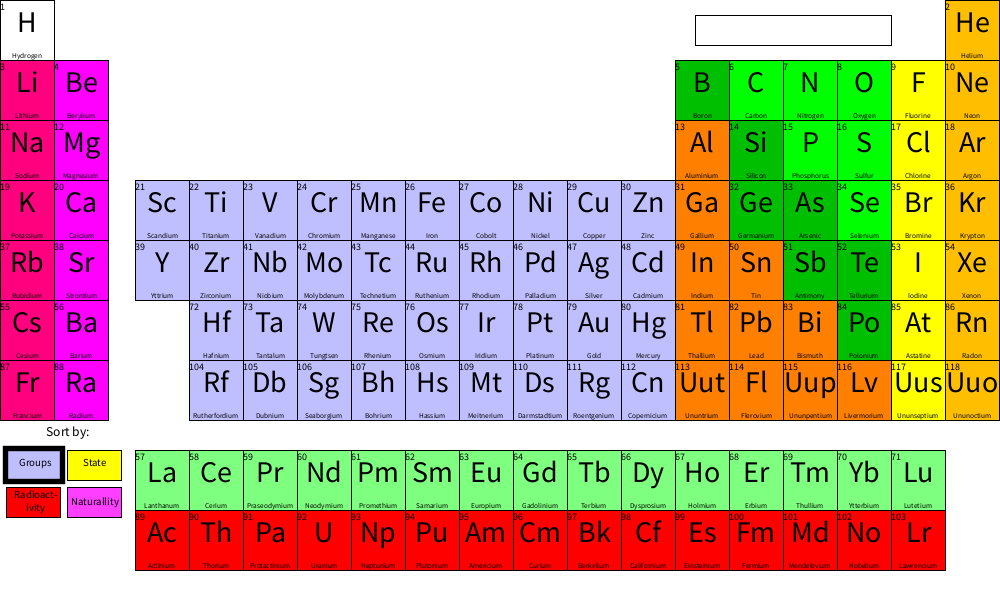
Frame 1 (no input)
Frame 60 (the mouse pressed at the canvas centre just before this capture): identical to frame 1, image omitted
Frame 120 (the mouse held since frame 60 and released just before this capture): identical to frame 1, image omitted

The Processing sketch that drew this single still picture (run headless with seeded random() and noise(); from frame 60 on, the mouse is pressed at the canvas centre):

// Processing sketch: processing_97345
// ── processing_97345.pde

Elements ele; String typedText = ""; boolean pp = false;

void setup() {
  size(1000,600);
  ele = new Elements();
}

void draw() {
  background(255); ele.display(); if(!keyPressed) { pp = false; }
}

void keyReleased() { if(!pp) { if (key != CODED) { switch(key) { case BACKSPACE: typedText = typedText.substring(0,max(0,typedText.length()-1));
      break; case TAB: case ENTER: case RETURN: case ESC: case DELETE: break; default: char s = key;
      if(int(key)<91&&int(key)>64) { s = char(int(key) +32); } if(typedText.length()<13) { typedText += s; }}} pp = true;
  }
}

class Elements {
  float sx; float sy; int ne = 118; int o = 1;
  String[] n = new String[ne]; String[] s = new String[ne]; String[] l = new String[ne]; String[] m = new String[ne];
  String[] r = new String[ne]; String[] p = new String[ne]; String[] u = new String[ne];
  color[] t = new color[ne]; PVector[] at = new PVector[ne];
  Elements() { sx = width/37; sy = height/20; t[0] = color(255); for(int i=2;i<19;i+=8) { t[i] = color(255,0,127); t[i+1] = color(255,0,255); }
    t[36] = color(255,0,127); t[37] = color(255,0,255); for(int i=54;i<87;i+=32) { t[i] = color(255,0,127); t[i+1] = color(255,0,255); }
    t[20] = color(191,191,255); t[38] = color(191,191,255); for(int i=21;i<30;i++) { t[i] = color(191,191,255); t[i+18] = color(191,191,255);
    t[i+50] = color(191,191,255); t[i+83] = color(191,191,255); } for(int i=56;i<71;i++) { t[i] = color(127,255,127); t[i+32] = color(255,0,0); }
    t[4]=color(0,191,0);t[13]=color(0,191,0);t[31]=color(0,191,0);t[32]=color(0,191,0);t[50]=color(0,191,0);t[51]=color(0,191,0);t[83]=color(0,191,0);
    t[5]=color(0,255,0);t[6]=color(0,255,0);t[7]=color(0,255,0);t[14]=color(0,255,0);t[15]=color(0,255,0);t[33]=color(0,255,0);t[12]=color(255,127,0);
    t[30]=color(255,127,0);t[48]=color(255,127,0);t[49]=color(255,127,0);t[80]=color(255,127,0);t[81]=color(255,127,0);t[82]=color(255,127,0);
    for(int i=112;i<116;i++) { t[i]=color(255,127,0); } t[8]=color(255,255,0);t[16]=color(255,255,0);t[34]=color(255,255,0);t[52]=color(255,255,0);
    t[84]=color(255,255,0);t[116]=color(255,255,0);t[1]=color(255,191,0);t[9]=color(255,191,0);t[17]=color(255,191,0);t[35]=color(255,191,0);
    t[53]=color(255,191,0);t[85]=color(255,191,0);t[117]=color(255,191,0);t[103]=color(191,191,255);
    at[0] = new PVector(0, 0); at[1] = new PVector(sx*35, 0); at[2] = new PVector(0, sy*2); at[3] = new PVector(sx*2, sy*2);
    at[4] = new PVector(sx*25, sy*2); at[5] = new PVector(sx*27, sy*2); at[6] = new PVector(sx*29, sy*2); at[7] = new PVector(sx*31, sy*2);
    at[8] = new PVector(sx*33, sy*2); at[9] = new PVector(sx*35, sy*2); at[10] = new PVector(0, sy*4); at[11] = new PVector(sx*2, sy*4);
    at[12] = new PVector(sx*25, sy*4); at[13] = new PVector(sx*27, sy*4); at[14] = new PVector(sx*29, sy*4); at[15] = new PVector(sx*31, sy*4);
    at[16] = new PVector(sx*33, sy*4); at[17] = new PVector(sx*35, sy*4); at[18] = new PVector(0, sy*6); at[19] = new PVector(sx*2, sy*6);
    at[36] = new PVector(0, sy*8); at[37] = new PVector(sx*2, sy*8); for(int i = 5; i < 37; i += 2) { at[(i+1)/2+17] = new PVector(sx*i, sy*6);
    at[(i+1)/2+35] = new PVector(sx*i, sy*8); } at[54] = new PVector(0, sy*10); at[55] = new PVector(sx*2, sy*10); at[86] = new PVector(0, sy*12);
    at[87] = new PVector(sx*2, sy*12); for(int i=5;i<35;i+=2) { at[(i+1)/2+53] = new PVector(sx*i, sy*15); at[(i+1)/2+85] = new PVector(sx*i, sy*17);
    } for(int i = 7; i < 37; i += 2) { at[(i+1)/2+67] = new PVector(sx*i, sy*10); at[(i+1)/2+99] = new PVector(sx*i, sy*12); }
    s[0]="H";s[1]="He";s[2]="Li";s[3]="Be";s[4]="B";s[5]="C";s[6]="N";s[7]="O";s[8]="F";s[9]="Ne";s[10]="Na";s[11]="Mg";s[12]="Al";s[13]="Si";
    s[14]="P";s[15]="S";s[16]="Cl";s[17]="Ar";s[18]="K";s[19]="Ca";s[20]="Sc";s[21]="Ti";s[22]="V";s[23]="Cr";s[24]="Mn";s[25]="Fe";s[26]="Co";
    s[27]="Ni";s[28]="Cu";s[29]="Zn";s[30]="Ga";s[31]="Ge";s[32]="As";s[33]="Se";s[34]="Br";s[35]="Kr";s[36]="Rb";s[37]="Sr";s[38]="Y";s[39]="Zr";
    s[40]="Nb";s[41]="Mo";s[42]="Tc";s[43]="Ru";s[44]="Rh";s[45]="Pd";s[46]="Ag";s[47]="Cd";s[48]="In";s[49]="Sn";s[50]="Sb";s[51]="Te";s[52]="I";
    s[53]="Xe";s[54]="Cs";s[55]="Ba";s[56]="La";s[57]="Ce";s[58]="Pr";s[59]="Nd";s[60]="Pm";s[61]="Sm";s[62]="Eu";s[63]="Gd";s[64]="Tb";s[65]="Dy";
    s[66]="Ho";s[67]="Er";s[68]="Tm";s[69]="Yb";s[70]="Lu";s[71]="Hf";s[72]="Ta";s[73]="W";s[74]="Re";s[75]="Os";s[76]="Ir";s[77]="Pt";s[78]="Au";
    s[79]="Hg";s[80]="Tl";s[81]="Pb";s[82]="Bi";s[83]="Po";s[84]="At";s[85]="Rn";s[86]="Fr";s[87]="Ra";s[88]="Ac";s[89]="Th";s[90]="Pa";s[91]="U";
    s[92]="Np";s[93]="Pu";s[94]="Am";s[95]="Cm";s[96]="Bk";s[97]="Cf";s[98]="Es";s[99]="Fm";s[100]="Md";s[101]="No";s[102]="Lr";s[103]="Rf";
    s[104]="Db";s[105]="Sg";s[106]="Bh";s[107]="Hs";s[108]="Mt";s[109]="Ds";s[110]="Rg";s[111]="Cn";s[112]="Uut";s[113]="Fl";s[114]="Uup";
    s[115]="Lv";s[116]="Uus";s[117]="Uuo";
    n[0]="Hydrogen";n[1]="Helium";n[2]="Lithium";n[3]="Berylium";n[4]="Boron";n[5]="Carbon";n[6]="Nitrogen";n[7]="Oxygen";n[8]="Fluorine";
    n[9]="Neon";n[10]="Sodium";n[11]="Magnesium";n[12]="Aluminium";n[13]="Silicon";n[14]="Phosphorus";n[15]="Sulfur";n[16]="Chlorine";n[17]="Argon";
    n[18]="Potassium";n[19]="Calcium";n[20]="Scandium";n[21]="Titanium";n[22]="Vanadium";n[23]="Chromium";n[24]="Manganese";n[25]="Iron";
    n[26]="Cobolt"; n[27]="Nickel";n[28]="Copper";n[29]="Zinc";n[30]="Gallium";n[31]="Germanium";n[32]="Arsenic";n[33]="Selenium";n[34]="Bromine";
    n[35]="Krypton";n[36]="Rubidium";n[37]="Strontium";n[38]="Yttrium";n[39]="Zirconium";n[40]="Niobium";n[41]="Molybdenum";n[42]="Technetium";
    n[43]="Ruthenium";n[44]="Rhodium";n[45]="Palladium";n[46]="Silver";n[47]="Cadmium";n[48]="Indium";n[49]="Tin";n[50]="Antimony";n[51]="Tellurium";
    n[52]="Iodine";n[53]="Xenon";n[54]="Cesium";n[55]="Barium"; n[56]="Lanthanum";n[57]="Cerium";n[58]="Praseodymium";n[59]="Neodymium";
    n[60]="Promethium";n[61]="Samarium";n[62]="Europium";n[63]="Gadolinium";n[64]="Terbium";n[65]="Dysprosium";n[66]="Holmium";n[67]="Erbium";
    n[68]="Thullium";n[69]="Ytterbium";n[70]="Lutetium";n[71]="Hafnium";n[72]="Tantalum";n[73]="Tungtsen";n[74]="Rhenium";n[75]="Osmium";
    n[76]="Iridium";n[77]="Platinum";n[78]="Gold";n[79]="Mercury";n[80]="Thallium";n[81]="Lead";n[82]="Bismuth";n[83]="Polonium";n[84]="Astatine";
    n[85]="Radon";n[86]="Francium";n[87]="Radium";n[88]="Actinium";n[89]="Thorium";n[90]="Protactinium";n[91]="Uranium";n[92]="Neptunium";
    n[93]="Plutonium";n[94]="Americium";n[95]="Curium";n[96]="Berkelium";n[97]="Californium";n[98]="Einsteinium";n[99]="Fermium";n[100]="Mendelevium";
    n[101]="Nobelium";n[102]="Lawrencium";n[103]="Rutherfordium";n[104]="Dubnium";n[105]="Seaborgium";n[106]="Bohrium";n[107]="Hassium";
    n[108]="Meitnerium";n[109]="Darmstadtium";n[110]="Roentgenium";n[111]="Copernicium";n[112]="Ununtrium";n[113]="Flerovium";n[114]="Ununpentium";
    n[115]="Livermorium";n[116]="Ununseptium";n[117]="Ununoctium";
    for(int i = 0; i < 42; i++) { r[i]="stable | safe"; } for(int i = 43; i < 60; i++) { r[i]="stable | safe"; } for(int i = 61; i < 82; i++) {
    r[i]="stable | safe"; } r[42]="long half-life | safe";r[82]="long half-life | safe";r[89]="long half-life | safe";r[95]="long half-life | safe";
    for(int i = 91; i < 94; i++) { r[i]="long half-life | safe"; } r[87]="half-life over 500 years | low health hazard";
    r[90]="half-life over 500 years | low health hazard";r[94]="half-life over 500 years | low health hazard";
    r[96]="half-life over 500 years | low health hazard";r[97]="half-life over 500 years | low health hazard";
    r[83]="half-life over 500 years | low health hazard";r[60]="half-life over 1 day | potential high health risk";
    r[85]="half-life over 1 day | potential high health risk";r[88]="half-life over 1 day | potential high health risk";
    r[98]="half-life over 1 day | potential high health risk";r[99]="half-life over 1 day | potential high health risk";
    r[100]="half-life over 1 day | potential high health risk";r[104]="half-life over 1 day | potential high health risk";
    r[84]="half-life over a few minutes | severe health risks";r[86]="half-life over a few minutes | severe health risks";
    for(int i = 101; i < 104; i++) { r[i]="half-life over a few minutes | severe health risks";
    r[i+5]="half-life over a few minutes | severe health risks";r[i+9]="half-life over a few minutes | severe health risks"; }
    r[105]="half-life over a few minutes | severe health risks";r[109]="half-life < 1minute | deadly unless lab contained";
    for(int i = 113; i < 118; i++) { r[i]="half-life < 1minute | deadly unless lab contained"; }
    for(int i = 0; i < 42; i++) { p[i]="natural, stable"; } for(int i = 43; i < 60; i++) { p[i]="natural, stable"; } for(int i = 61; i < 82; i++) {
    p[i]="natural, stable"; } p[82]="natural (industrially extractable), radioactive";p[89]="natural (industrially extractable), radioactive";
    p[91]="natural (industrially extractable), radioactive";p[42]="temporarily natural, radioactive";p[60]="temporarily natural, radioactive";
    p[90]="temporarily natural, radioactive"; for(int i = 83; i < 89; i++) { p[i]="temporarily natural, radioactive";
    p[i+9]="temporarily natural, radioactive"; } for(int i = 98; i < 118; i++) { p[i]="purely synthetic, radioactive"; }
    l[0]="gas";l[1]="gas";l[6]="gas";l[7]="gas";l[8]="gas";l[9]="gas";l[16]="gas";l[17]="gas";l[35]="gas";l[53]="gas";l[85]="gas";l[34]="liquid";
    l[79]="liquid";for(int i = 0; i < ne; i++) { if(l[i]!="gas" && l[i]!="liquid") { l[i]="solid"; }}
    m[0]="1.0079";m[1]="4.0026";m[2]="6.941";m[3]="9.0122";m[4]="10.811";m[5]="12.011";m[6]="14.007";m[7]="15.999";m[8]="18.998";m[9]="20.180";
    m[10]="22.990";m[11]="24.305";m[12]="26.982";m[13]="28.086";m[14]="30.974";m[15]="32.065";m[16]="35.453";m[17]="39.948";m[18]="39.098";m[19]="40.078";
    m[20]="44.956";m[21]="47.867";m[22]="50.942";m[23]="51.996";m[24]="54.938";m[25]="55.845";m[26]="58.933";m[27]="58.693";m[28]="63.546";m[29]="65.39";
    m[30]="69.723";m[31]="72.61";m[32]="74.922";m[33]="78.96";m[34]="79.904";m[35]="83.80";m[36]="85.468";m[37]="87.62";m[38]="88.906";m[39]="91.224";
    m[40]="92.906";m[41]="95.94";m[42]="[98]";m[43]="101.07";m[44]="102.91";m[45]="106.42";m[46]="107.87";m[47]="112.41";m[48]="114.82";m[49]="118.71";
    m[50]="121.76";m[51]="127.60";m[52]="126.90";m[53]="131.29";m[54]="132.91";m[55]="137.33";m[56]="138.91";m[57]="140.12";m[58]="140.91";m[59]="144.24";
    m[60]="[145]";m[61]="150.36";m[62]="151.96";m[63]="157.25";m[64]="158.93";m[65]="162.50";m[66]="164.93";m[67]="167.26";m[68]="168.93";m[69]="173.04";
    m[70]="174.97";m[71]="178.49";m[72]="180.95";m[73]="183.84";m[74]="186.21";m[75]="190.23";m[76]="192.22";m[77]="195.08";m[78]="196.97";m[79]="200.59";
    m[80]="204.38";m[81]="207.2";m[82]="208.98";m[83]="[209]";m[84]="[210]";m[85]="[222]";m[86]="[223]";m[87]="[226]";m[88]="[227]";m[89]="232.04";
    m[90]="231.04";m[91]="238.03";m[92]="[237]";m[93]="[244]";m[94]="[243]";m[95]="[247]";m[96]="[247]";m[97]="[251]";m[98]="[252]";m[99]="[257]";
    m[100]="[258]";m[101]="[259]";m[102]="[262]";m[103]="[261]";m[104]="[262]";m[105]="[266]";m[106]="[264]";m[107]="[269]";m[108]="[268]";m[109]="[271]";
    m[110]="[272]";m[111]="[277]";m[112]="unknown";m[113]="[289]";m[114]="unknown";m[115]="[298]";m[116]="unknown";m[117]="unknown";
    u[0]="90% of atoms in the universe and the lightest element. The main part of nuclear fusion, the sun and stars & life's organic molecules.";
    u[1]="Inert gas that is the result from nuclear fusion in stars. Used in balloons, lasers & supercold refrigerant.";
    u[2]="The lightest metal. Used in lightweight alloys, batteries, impact-resistant ceramic cookware & mood stabilizer.";
    u[3]="A lightweight metal. Used in non-sparking alloys, aerospace, X-ray windows, emeralds, and aquamarines.";
    u[4]="A hard, black solid. Used in borax soap, fertilizer, stiff fibers, sports equipment (golf clubs, tennis rackets, skis) & semiconductors.";
    u[5]="Can become different forms from graphite to diamond. Found in life's organic molecules animals, plants, paper, cloth, plastic, coal & oil.";
    u[6]="78% of the atmosphere's air. Found in proteins, muscles, DNA, ammonia, fertilizer, explosives(TNT) & refrgerants.";
    u[7]="21% of air and 65% of the human body. Found in organic molecules, blood, breath, fire, minerals, oxides & half of the earth's crust.";
    u[8]="A yellowish poison, the most reactive element. It's anion is fluoride, which is used in toothpaste & no-stick cookware";
    u[9]="An inert gas. Used in orange-red neon tubes and lights, lasers and supercold refrigerant,";
    u[10]="A soft, reactive metal. Found in salt (NaCl), nerves, baking soda, antacids, lye, soap, soda ash, glass, papermaking & street lamps.";
    u[11]="A lightweight metal. Found in chlorophyll (green plants), talc, basalt, aluminium alloys, cars, planes, bikes, flares, sparklers & antacids.";
    u[12]="A lightweight non-corroding metal. Used in common metal, cans, foil, machinery, cars, planes, bikes, granite, clay, ceramics, & gems.";
    u[13]="A hard metalloid. Found in quartz, granite, sand, soil, clay, ceramics, glass, algae, diatoms, semicoductors & computer chips.";
    u[14]="A glowing white waxy solid (also in red & black forms). Found in bones, DNA, ATP, fertilizer, acids, detergents & matches.";
    u[15]="A brittle yellow solid. Found in skin, hair, egg yolks, onions, garlic, skunks, hot springs, volcanoes, rubber, acids & papermaking.";
    u[16]="A greenish poisonous gas. Found in salt (NaCl), bleach, stomach acid, disinfectant, drinking water, Swimming pools & PVC plastic.";
    u[17]="1% of air & the most abundant inert gas on earth. Found in light bulbs, \"neon\" tubes, lasers & welding gas.";
    u[18]="A soft, reactive metal (first named 'Kalium'[K]). Found in salts, nerves, nutrient in fruits a vegetables, soap, fertilizer & gunpowder.";
    u[19]="A soft metal. Found in bones, teeth, milk, leaves, vegetables, shells, coral, limestone, chalk, gypsum, plaster, mortar, cement & marble.";
    u[20]="A soft, lightweight metal. Used to make aluminum alloys, racing bikes, stadium lamps, furnace bricks & aquamarines.";
    u[21]="The strongest lightweight metal & heat resistant. Used for aerospace, racing bikes, artificial joints, white paint & blue sapphires.";
    u[22]="A hard metal. Found in strong, resilient steel, structures, vehicles, springs, driveshafts, tools, aerospace & violet sapphires.";
    u[23]="A hard, shiny metal. Found in stainless steel (Fe-Cr-Ni), kitchenware, nichrome heaters, paints, recording tape, emeralds & rubies.";
    u[24]="A hard metal. Found in hard, tough steel, earthmovers, rock crushers, rails, plows, axes, batteries, fertilizer & amethysts.";
    u[25]="A medium-hard magnetic metal (first named 'Ferrum'[Fe]). Found in steel alloys, structures, vehicles, magnets, Earth's core & blood.";
    u[26]="A hard magnetic metal. Found in strong steel, cutting tools, turbines, magnets (Al-Ni-Co), blue glass & vitamin B-12.";
    u[27]="A medium-hard magnetic metal. Found in stainless steel (Fe-Cr-Ni), kitchenware, nichrome heaters, coins, batteries & Earth's core.";
    u[28]="A coloured metal & an electricity + heat conductor. Found in wires, cookware, brass (Cu-Zn), bronze (Cu-Sn), coins & blue crab blood.";
    u[29]="A non-corroding metal. Used in galvanized stell, brass (Cu-Zn), batteries, white paint, phosphors in TVs and lamps & fertilizer.";
    u[30]="A soft metal, can melt on a hot day. Used in semiconductors, light-emitting diodes (LEDs) (GaAs), signal lights & infrared windows.";
    u[31]="A brittle metalloid. Used in semiconductors, transisters, rectifiers, diodes, photocells, lenses & infrared windows.";
    u[32]="A brittle metalloid. Used in poisons, semiconductors, light-emmitting diodes (LEDs) (GaAs), signal lights & tiny lasers.";
    u[33]="A brittle grey solid. Used in semiconductors, photocopiers, laser printers, photocells, red glass, dandruff shampoo & rubber.";
    u[34]="Dark red coloured and one of the 2 liquids. Used in disinfecrant, pools and spas, photo film, flame retardant & sedatives.";
    u[35]="An inert gas. Used in high-intensity lamps, headlights, flashlights, lanterns, \"neon\" tubes & lasers.";
    u[36]="A soft, reactive metal. Used in atomic clocks & global navigation (global positioning system or GPS).";
    u[37]="A soft metal. Found in red fireworks, flares, phosphors, nuclear batteries, medical diagnostic tracers & nuclear fallout.";
    u[38]="A soft metal. Used in lasers (YAG, YLF), furnace bricks, high-temperature superconductors & phosphors in colour TVs.";
    u[39]="A non-corroding nuetron-resistant metal. Found in chemical pipelines, nuclear reactors, furnace bricks, abrasives and zircon gems.";
    u[40]="A high-melting-point non-corroding metal. Found in superconducters, magnetic levitation (mag-lev) trains & MRI magnets.";
    u[41]="A high-melting-point metal. Used in  hard steel, cutting tools, drill bits, armor plating, gun barrels & fertilizer.";
    u[42]="Radioactive, long-lived and the first human-made element. Only in traces on Earth, but found in stars. Used in x-ray machines.";
    u[43]="A non-corroding hard metal. Used in electric contacts, leaf switches, pen tips & hydrogen production. Also a catalyst.";
    u[44]="A non-corroding hard, shiny metal. Used in labware, reflectors, electric contacts & pollution control. Also a catalyst.";
    u[45]="A non-corroding hard metal that absorbs hydrogen. Used in labware, electric contacts, dentistry & pollution control. Also a catalyst.";
    u[46]="A soft shiny metal, the best electricity conductor (first named 'Argentum'[Ag]). Used in jewelry, silverware, coins, dentistry & photo film.";
    u[47]="A non-corroding soft, toxic metal. Used in electroplated steel, nicad batteries, red and yellow paints & fire sprinklers.";
    u[48]="A soft metal. Used in glass coatings, liquid crystal displays (LCD) (think calculator screens), semiconductors, diodes & photocells.";
    u[49]="A non-corroding soft metal (first named 'Stanum'[Sn]). Used in plated cans, bronze (Cu-Sn), glassmaking and fire sprinklers.";
    u[50]="A brittle metaloid (first named 'Stibium'[Sb]). Used in lead hardener, batteries, emetics (for vomitting), photocells & flame retardant.";
    u[51]="A brittle metaloid. Used in alloys, semiconductors, photocopiers, computer disks & thermo-electric coolers and generaters.";
    u[52]="A violet-black solid. Used in disinfectant for wounds and drinking water, add to salt to prevent thyroid disease & photofilm.";
    u[53]="An inert gas. Used in high-intensity lamps, headlights, stadium lamps, projectors, strobes, lasers & ion engines on spacecraft.";
    u[54]="A soft, reactive metal, can melt on a hot day, has the largest stable atoms. Used in atomic clocks & global positioning systems (GPS).";
    u[55]="A soft metal that absorbs x-rays. Used in stomach x-ray contrast enhancers, green fireworks & whitener and filler for paper.";
    u[56]="A soft metal, the start of the lanthanides. Used in optical glass, telescope eyepeices, camera lenses, lighter flints & arc lamps.";
    u[57]="A soft metal, the most abundant rare Earth metal. Used in arc lamps, gas lamp mantles, self-cleaning ovens & glass polishing.";
    u[58]="A soft metal. Used in torchworks' didymium eyeglasses, light flints, arc lamps, magnets & yellow glass.";
    u[59]="A soft metal. Used in strong magnets (Nd-Fe-B), electric motors, speakers and headphones, lasers & lighter flints.";
    u[60]="A radioactive, long-lived metal. Mostly man-made, only small traces in nature. Used in luminous dials & sheet thickness gauges.";
    u[61]="A soft metal. Used in magnets (Sm-Co), electric motors, speakers and headphones, infrared sensors & infrared-absorbing glass.";
    u[62]="A soft metal. Used in phosphors in colour TVs and trichromatic fluorescent lamps, luminous paint & lasers.";
    u[63]="A soft, magnetic metal and the best neutron absorber. Used in magnetic resonance imaging (MRI), phosphors & nuetron radiography.";
    u[64]="A soft metal. Used in phosphors in TVs and trichromatic lamps, computer disks & magnetostrictive materials (Fe-Dy-Tb).";
    u[65]="A soft metal. Used in nuclear control rods, MRI phosphors, computer disks & magnetostrictive materials (Fe-Dy-Tb).";
    u[66]="A soft metal. Used in infrared lasers, laser surgery, eye-safe laser rangefinders, computer disks and yellow glass filters.";
    u[67]="A soft metal. Used in fiber optic signal amplifiers, infrared lasers, laser surgery, pink glass, sunglasses and vanadium alloys.";
    u[68]="A soft metal, the rarest stable Earth metal. Used in infrared lasers, phosphors & laser surgery.";
    u[69]="A soft metal. Used in fiber optic signal amplifiers, infrared fiber lasers & stainless steel alloys.";
    u[70]="A soft metal, the densest & hardest rare Earth metal. Used in cancer-fighting photodunamic (light-activated) medicine.";
    u[71]="A non-corroding metal that absorbs neutrons. Used in nuclear reactor control rods in submarines & plasma torch electrodes.";
    u[72]="A high-melting-point non-corroding dense metal. Used in labware, surgical tools, artificial joints, capacitors & mobile phones.";
    u[73]="Has the highest melting-point of metals (first named 'Wolfram'[W]). Used in filaments, cutting tools, abrasives & thermocouples.";
    u[74]="A high-melting-point dense metal. Used in rocket engines, heater coils, laboratory filaments & electric contacts. Also a catalyst.";
    u[75]="A non-corroding high-melting point hard metal. It & Iridium are the densest elements. Used in pentips, needles & fingerprint powder.";
    u[76]="A non-corroding hard metal. It & Osmium are the densest elements. Used in labware, spark plug, pen tips & needles";
    u[77]="A non-corroding dense metal. Used in labware, spark plugs, pollution control, petroleum cracking & processing fats. Also a catalyst.";
    u[78]="A dense, non-tarnishing coloured metal & the most malleable element. Used in jewery, coins, ultra-thin gold leaf & electric contacts.";
    u[79]="A toxic metal, one of the 2 liquids. Used in thermometers, barometers, thermostats, street lamps, fluorescent lamps & dentistry.";
    u[80]="A soft, toxic metal. Used in low-melting-point mercury alloys, low-temperature thermometers, undersea lamps & photocells.";
    u[81]="A dense, toxic, non-corroding metal (first named 'Plumbum'[Pb]). Used in batteries, bullets, crystal glass & radiation shields.";
    u[82]="A low-melting-point brittle metal. Used in solders, fuses, fire sprinklers (plugs melt when hot) & cosmetics pigment.";
    u[83]="The first radioactive (and mostly long-lived) element found. Found in nature in small traces, antistatic brushes & tobacco.";
    u[84]="A short-lived radioactive element. Found in nature in small traces and cancer medicine.";
    u[85]="The only short-lived radioactive gas & an environmental hazard. Found in surgical implants for cancer treatment.";
    u[86]="A short-lived radioactive element with atoms larger than Cesium & are studied in laser atom traps. Small traces found in nature.";
    u[87]="A long-lived radioactive element. Found in luminous watches (now banned), medical radon production, radiography & radwaste.";
    u[88]="A long-lived radioactive element. Found in nature in small traces, cancer medicine, nuetron sources & radwaste.";
    u[89]="The most abundant radioactive element. Found in nuclear reactor fuel, gas lamp mantles, tungsten filaments & radwaste.";
    u[90]="A long-lived radioactive element. Found in nature in small traces & radwaste. No known use.";
    u[91]="A long-lived dense, radioactive element. Found in nuclear reactor fuel, nuclear weapons, counterweights & armor-piercing bullets.";
    u[92]="A long-lived radioactive element. Found in nature in small traces, neutron detectors, dosimeters, to-be nuclear weapons & radwaste.";
    u[93]="A long-lived radioactive element. Found in nature in small traces, nuclear reactor fuel, nuclear weapons & radwaste.";
    u[94]="A long-lived radioactive element, NEVER found in nature. Found in smoke detectors, sheet thickness gauges & radwaste.";
    u[95]="A long-lived radioactive element, NEVER found in nature. Found in scientific instruments, mineral analyzers & radwaste.";
    u[96]="A long-lived radioactive element, NEVER found in nature. Found in radwaste. No known use.";
    u[97]="A long-lived radioactive element, NEVER found in nature. Found in scientific instruments, mineral analyzers & radwaste.";
    u[98]="A short-lived radioactive element. NEVER found in nature. No known uses.";u[99]="A short-lived radioactive element. NEVER found in nature. No known uses.";
    u[100]="A short-lived radioactive element. NEVER found in nature. No known uses.";u[101]="A short-lived radioactive element. NEVER found in nature. No known uses.";
    u[102]="A short-lived radioactive element. NEVER found in nature. No known uses.";u[103]="A short-lived radioactive element. NEVER found in nature. No known uses.";
    u[104]="A short-lived radioactive element. NEVER found in nature. No known uses.";u[105]="A short-lived radioactive element. NEVER found in nature. No known uses.";
    u[106]="A short-lived radioactive element. NEVER found in nature. No known uses.";u[107]="A short-lived radioactive element. NEVER found in nature. No known uses.";
    u[108]="A short-lived radioactive element. NEVER found in nature. No known uses.";u[109]="A short-lived radioactive element. NEVER found in nature. No known uses.";
    u[110]="A short-lived radioactive element. NEVER found in nature. No known uses.";u[111]="A short-lived radioactive element. NEVER found in nature. No known uses.";
    u[112]="A short-lived radioactive element. NEVER found in nature. No known uses.";u[113]="A short-lived radioactive element. NEVER found in nature. No known uses.";
    u[114]="A short-lived radioactive element. NEVER found in nature. No known uses.";u[115]="A short-lived radioactive element. NEVER found in nature. No known uses.";
    u[116]="A short-lived radioactive element. NEVER found in nature. No known uses.";u[117]="A short-lived radioactive element. NEVER found in nature. No known uses.";
  }
  void display() {
    textAlign(CENTER, CENTER);textSize(sx/2);fill(191,191,255);rect(sx*0.25,sy*15,sx*2,sy*1);fill(255,255,0);rect(sx*2.5,sy*15,sx*2,sy*1);
    fill(255,0,0);rect(sx*0.25,sy*16.25,sx*2,sy*1);fill(255,63,255);rect(sx*2.5,sy*16.25,sx*2,sy*1);fill(0);
    text("Sort by:",sx*0,sy*14,sx*5,sy*0.75);textSize(sx/2.5);text("Groups",sx*0.2,sy*15,sx*2.2,sy*0.8);text("State",sx*2.4,sy*15,sx*2.2,sy*0.8);
    text("Radioact-\nivity",sx*0.3,sy*15.7,sx*2,sy*2);text("Naturallity",sx*2.4,sy*15.7,sx*2.2,sy*2);
    if(mouseX>sx*0.25&&mouseX<sx*2.25&&mouseY>sy*15&&mouseY<sy*16&&mousePressed) { o=1; } else
    if(mouseX>sx*2.5&&mouseX<sx*4.5&&mouseY>sy*15&&mouseY<sy*16&&mousePressed) { o=2; } else
    if(mouseX>sx*0.25&&mouseX<sx*2.25&&mouseY>sy*16.25&&mouseY<sy*17.25&&mousePressed) { o=3; } else
    if(mouseX>sx*2.5&&mouseX<sx*4.5&&mouseY>sy*16.25&&mouseY<sy*17.25&&mousePressed) { o=4; }
    noFill();strokeWeight(sx/5);if(o==1) { rect(sx*0.2,sy*14.95,sx*2.1,sy*1.1); } else if(o==2) { rect(sx*2.45,sy*14.95,sx*2.1,sy*1.1); }
    else if(o==3) { rect(sx*0.2,sy*16.2,sx*2.1,sy*1.1); } else if(o==4) { rect(sx*2.45,sy*16.2,sx*2.1,sy*1.1); } strokeWeight(1);
    for(int i = 0; i < ne; i++) {
      if(o==1) { fill(t[i]); } else if(o==2) { if(l[i]=="solid") { fill(255,255,0); } else if(l[i]=="liquid") { fill(191,191,255); }
      else if(l[i]=="gas") { fill(191,255,191); }} else if(o==3) { if(r[i]=="stable | safe") { fill(95,95,255); } 
      else if(r[i]=="long half-life | safe") { fill(127,191,127); } else if(r[i]=="long half-life | safe") {
      fill(0,127,127); } else if(r[i]=="half-life over 500 years | low health hazard") { fill(255,222,173); } else
      if(r[i]=="half-life over 1 day | potential high health risk") { fill(255,127,0); } else if
      (r[i]=="half-life over a few minutes | severe health risks") { fill(245,0,0); } else if(r[i]=="half-life < 1minute | deadly unless lab contained")
      { fill(167,15,19); }} else if(o==4) { if(p[i]=="natural, stable") { fill(255); } else if(p[i]=="natural (industrially extractable), radioactive")
      { fill(172,123,0); } else if(p[i]=="temporarily natural, radioactive") { fill(255,63,255); } else if(p[i]=="purely synthetic, radioactive") {
      fill(181,0,181); }} else { fill(255); } rect(at[i].x, at[i].y, sx*2, sy*2);
      textSize(sy/3); textAlign(LEFT); fill(0); text(i+1,at[i].x,at[i].y+sy/3);
      textSize(sy); textAlign(CENTER, CENTER); text(s[i],at[i].x,at[i].y-sx/3,sx*2,sy*2);
      fill(0);textSize(sx/3.7);textAlign(CENTER, BOTTOM);text(n[i],at[i].x,at[i].y,sx*2,sy*2);
    } for(int i = 0; i < ne; i++) {
    if(mouseX>at[i].x&&mouseX<at[i].x+sx*2&&mouseY>at[i].y&&mouseY<at[i].y+sy*2||(typedText.equals(char(int(n[i].charAt(0))+32)+n[i].substring(1,max(0,n[i].length())))||
    typedText.equals(char(int(s[i].charAt(0))+32)+s[i].substring(1,max(0,s[i].length())))||int(typedText)==(i+1))
    &&mouseX>sx*25.75&&mouseX<sx*33&&mouseY>sy/2&&mouseY<sy*1.5) {strokeWeight(sx/5);noFill();rect(at[i].x-sx/12,at[i].y-sy/12,sx*2+sx/6,sy*2+sy/6); strokeWeight(1);
      textSize(sx); text(n[i]+" ("+s[i]+")",sx*3.75,sy*-0.5,sx*25,sy*2); textSize(sx/1.75); textAlign(LEFT, TOP);
      text("Atomic Number: "+(i+1),sx*5,sy*0.75,sx*20,sy*1);text("Mass Number: "+m[i],sx*5,sy*1.5,sx*20,sy*1);
      text("Uses & info: "+u[i],sx*5,sy*4.5,sx*20,sy*3);String type = "(ungrouped)";
      if(t[i]==color(255,0,127)) { type = "Alkali Metals"; } else if(t[i]==color(255,0,255)) { type = "Alkaline Earths"; } else
      if(t[i]==color(191,191,255)) { type = "Transition Metals"; } else if(t[i]==color(127,255,127)) { type = "Lanthanides"; } else
      if(t[i]==color(255,0,0)) { type = "Actinides"; } else if(t[i]==color(255,127,0)) { type = "Basic Metals"; } else
      if(t[i]==color(0,191,0)) { type = "Semi-Metals"; } else if(t[i]==color(255,255,0)) { type = "Halogens"; } else
      if(t[i]==color(255,191,0)) { type = "Noble Gases"; } else if(t[i]==color(0,255,0)) { type = "Non-Metals"; }
      textAlign(RIGHT, CENTER);fill(t[i]);rect(sx*19,sy*1.5,sx*5.5,sy*1.5);fill(0);text("Group:\n"+type,sx*5,sy*1.25,sx*19,sy*1.75);
      if(l[i]=="solid") { fill(255,255,0); } else if(l[i]=="liquid") { fill(191,191,255); } else if(l[i]=="gas") { fill(191,255,191); }
      rect(sx*5,sy*2.25,sx*14,sy*0.75);textAlign(LEFT);fill(0);text("State of matter (under natural conditions): "+l[i],sx*5,sy*2.25,sx*20,sy*1);
      if(r[i]=="stable | safe") { fill(95,95,255); } else if(r[i]=="long half-life | safe") { fill(127,191,127); } else
      if(r[i]=="long half-life | safe") { fill(0,127,127); } else if(r[i]=="half-life over 500 years | low health hazard") { fill(255,222,173); } else
      if(r[i]=="half-life over 1 day | potential high health risk") { fill(255,127,0); } else if
      (r[i]=="half-life over a few minutes | severe health risks") { fill(245,0,0); } else if(r[i]=="half-life < 1minute | deadly unless lab contained")
      { fill(127,0,0); } rect(sx*5,sy*3,sx*19.5,sy*0.75);fill(0);text("Radioactivity Level: "+r[i],sx*5,sy*3,sx*20,sy*1);
      if(p[i]=="natural, stable") { fill(255); } else if(p[i]=="natural (industrially extractable), radioactive") { fill(172,123,0); } else
      if(p[i]=="temporarily natural, radioactive") { fill(255,63,255); } else if(p[i]=="purely synthetic, radioactive") { fill(181,0,181); }
      rect(sx*5,sy*3.75,sx*19.5,sy*0.75); fill(0);text("Naturallity: "+p[i],sx*5,sy*3.75,sx*20,sy*1); }
  } fill(255); rect(sx*25.75, sy*0.5, sx*7.25, sy); fill(255,0,0);textAlign(LEFT, CENTER);textSize(sy/2);text(typedText, sx*26, sy); }
}
